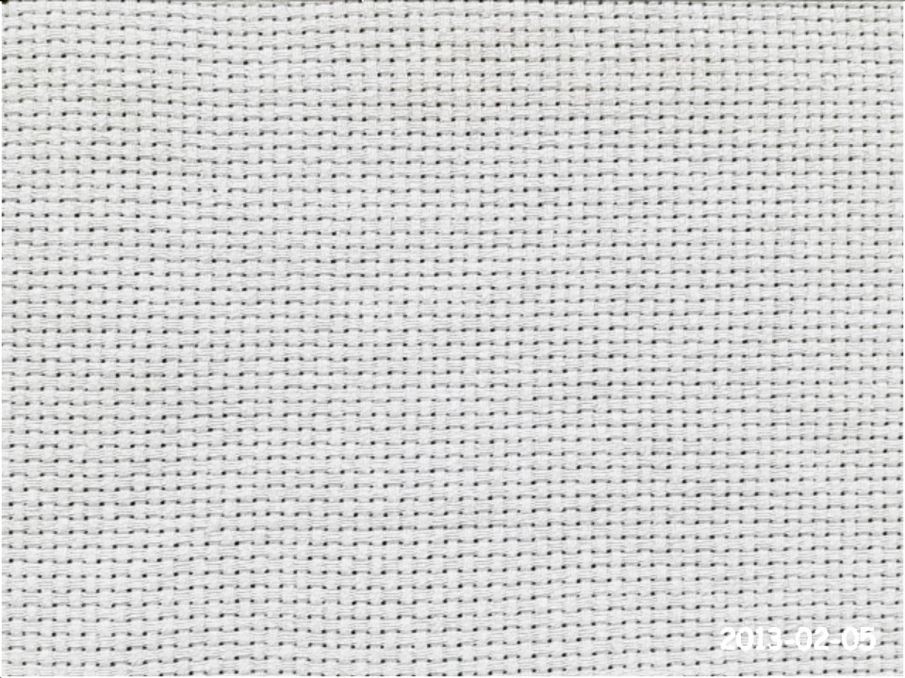
//> input picture cvtest/shizix.jpg, 905 x 678 px
$ ./test   (built with g++ and OpenCV 4)
//> lines starting //> are read from the running program, lines starting //| are printed output that depends on the picture
#include "cv.h"
#include "highgui.h"
#include "utility.h"
#if 1
int main(int argc, char ** argv)
{
	cvNamedWindow("image");
	IplImage * src = cvLoadImage("../cvtest/shizix.jpg", 0);

	IplImage * temp = cvCreateImage(cvGetSize(src), 8,1);
	IplImage * img=cvCreateImage(cvGetSize(src), 8, 1);
	cvCopyImage(src,temp);
	cvCopyImage(src, img);
	//cvSmooth(img,img);
 IplConvKernel *element = 0; //定义形态学结构指针
    element = cvCreateStructuringElementEx(3,3, 1, 1, CV_SHAPE_ELLIPSE, 0);//3,5,7

	//形态梯度
	cvMorphologyEx(
		src,
		img,
		temp,
		NULL,//element,// //default 3*3
		CV_MOP_GRADIENT,
		1);
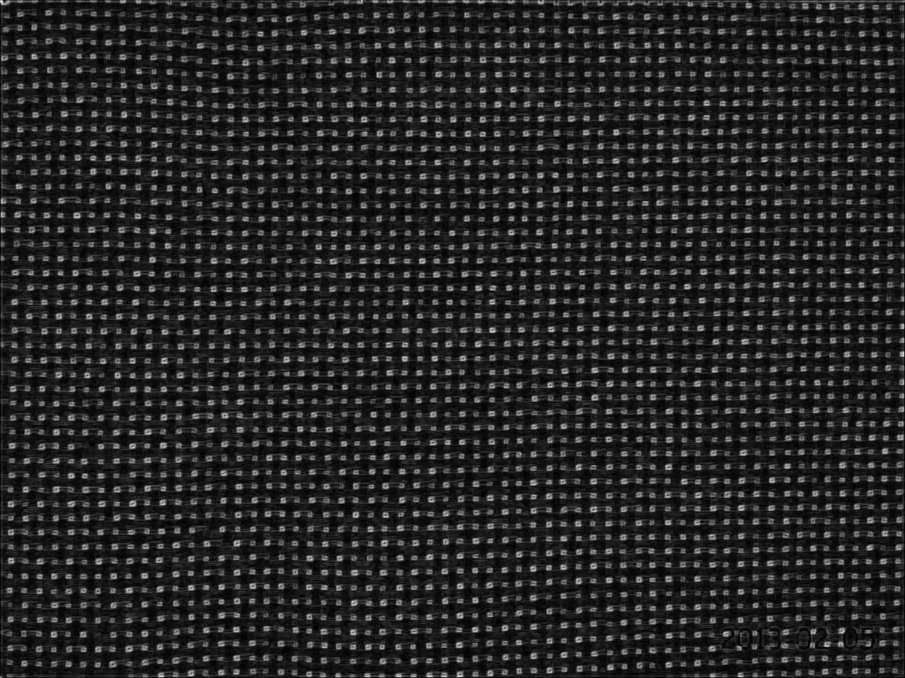
//> img: 678 rows x 905 cols, CV_8UC1; min 1, max 250, mean 37.8


	cvShowImage("image", img);
	cvWaitKey(0);

	//"礼帽"
	cvMorphologyEx(
		src,
		img,
		temp,
		NULL,// element,////default 3*3
		CV_MOP_TOPHAT,
		1);
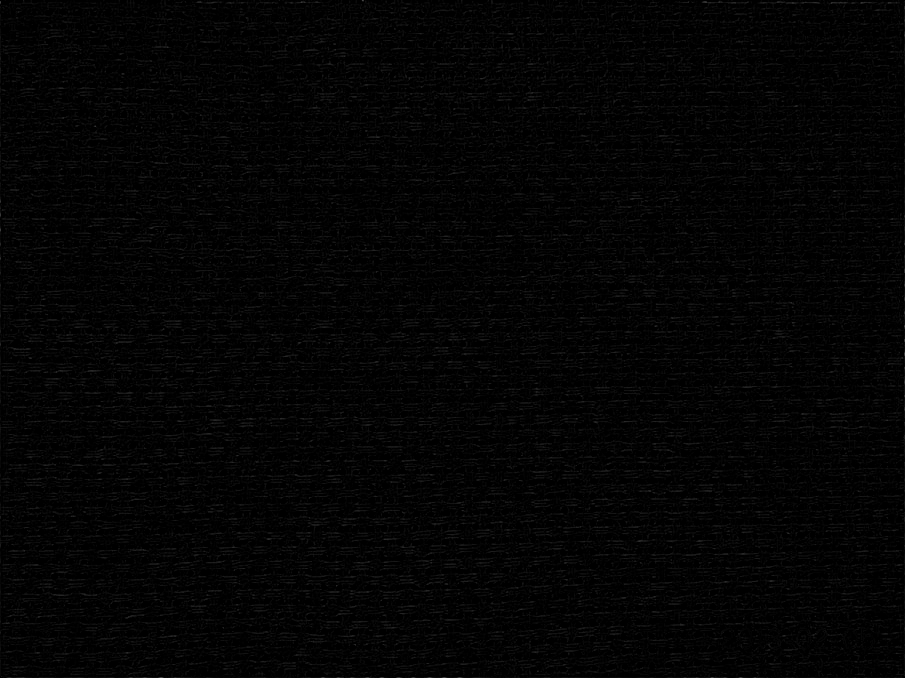
//> img: 678 rows x 905 cols, CV_8UC1; min 0, max 72, mean 3.9
	cvShowImage("image", img);
	cvWaitKey(0);
	//“黑帽”
	cvMorphologyEx(
		src,
		img,
		temp,
		NULL,//element,// //default 3*3
		CV_MOP_BLACKHAT,
		1);
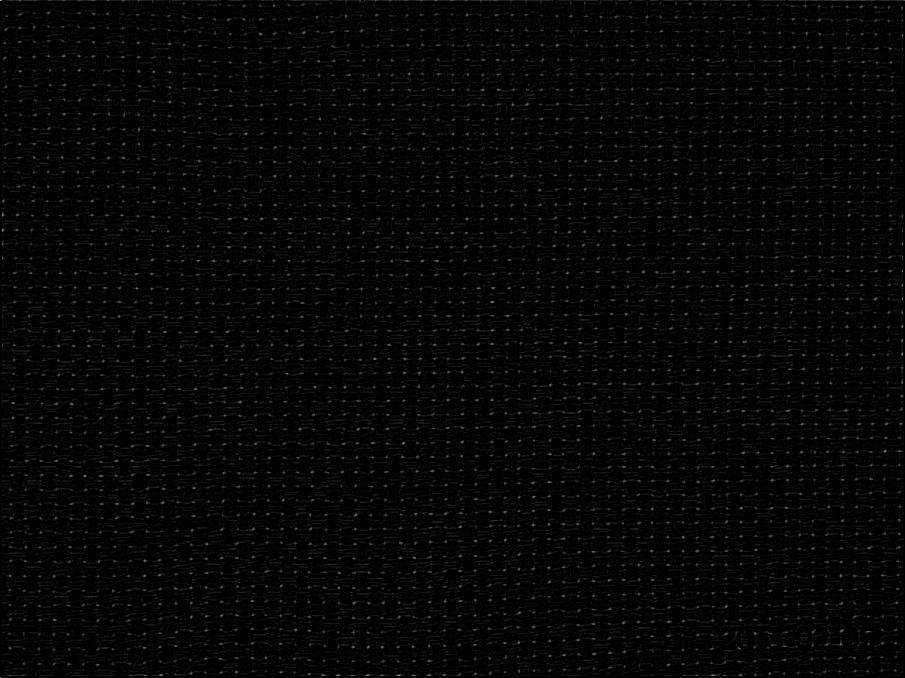
//> img: 678 rows x 905 cols, CV_8UC1; min 0, max 163, mean 6.1


	cvShowImage("image", img);
	cvSaveImage("../saved2.jpg",img);
	cvWaitKey(0);

	IplImage* dst = cvCreateImage(cvGetSize(img),img->depth,img->nChannels);
	cvThreshold( img, dst,30, 255, CV_THRESH_BINARY ); //取阈值把图像转为二值图像
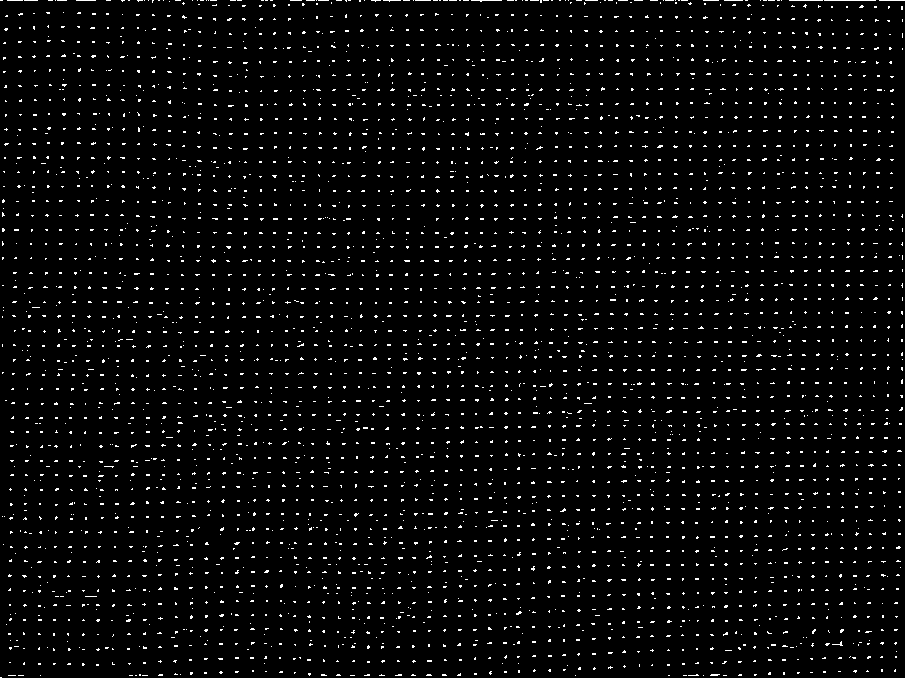
//> dst: 678 rows x 905 cols, CV_8UC1; 3.3% white in thin lines or dots
	//cvAdaptiveThreshold( img, dst, 255, CV_ADAPTIVE_THRESH_GAUSSIAN_C, CV_THRESH_BINARY, 3, 5 );
	/*cvEqualizeHist(img,equalizedimg);
	cvSaveImage("../savedEqulized.jpg",equalizedimg);*/
	//用该结构对源图象进行数学形态学的开操作后，估计背景亮度
//> (the run ends here: the program needs code that is not available in this run, at `IplImage *scaledImg = g_resizeImage(dst,1.005);`)
